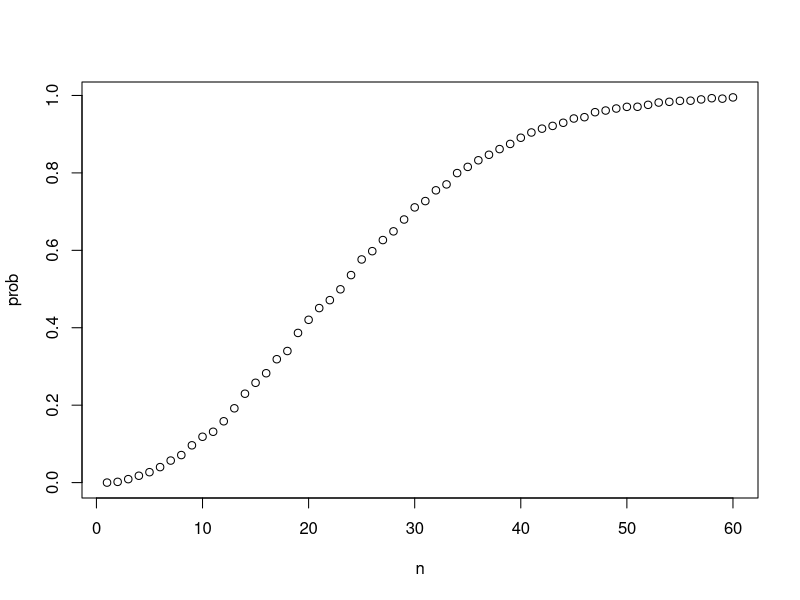
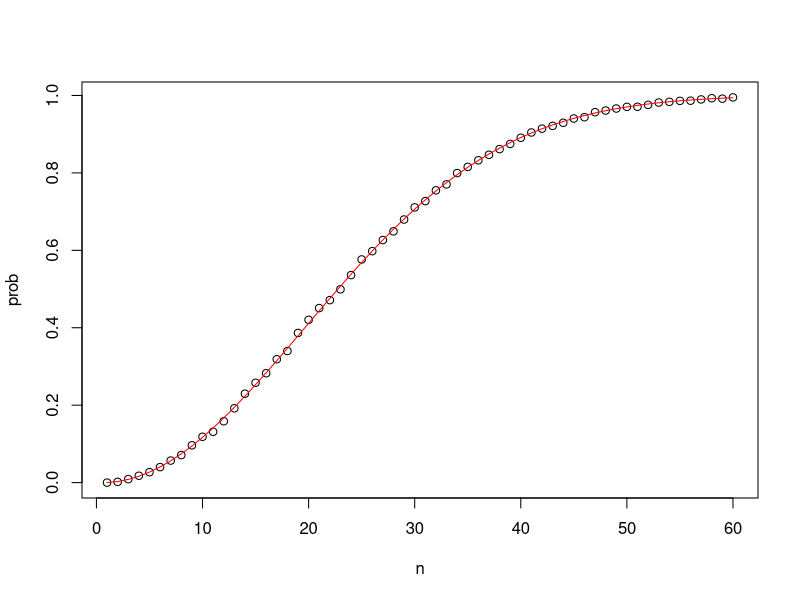
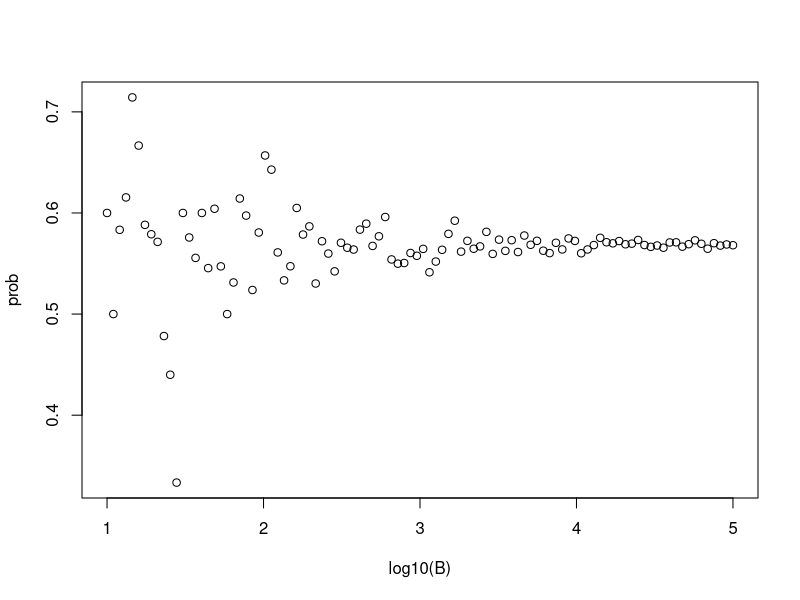

Here is the R script that generated these plots, in order:
## ---- chunk 1
beads <- rep(c("red", "blue"), times = c(2,3))
## ---- chunk 2
sample(beads, 1)
## ---- chunk 3
events <- replicate(10000, sample(beads, 1))
## ---- chunk 4
tab <- table(events)
tab
## ---- chunk 5
prop.table(tab)
## ---- chunk 6
set.seed(1986) 
## ---- chunk 7
sample(beads, 5)
sample(beads, 5)
## ---- chunk 8
events <- sample(beads, 10000, replace = TRUE)
prop.table(table(events))
## ---- chunk 9
suits <- c("Diamonds", "Clubs", "Hearts", "Spades")
numbers <- c("Ace", "Deuce", "Three", "Four", "Five", "Six", "Seven", 
             "Eight", "Nine", "Ten", "Jack", "Queen", "King")
deck <- expand.grid(number = numbers, suit = suits)
deck <- paste(deck$number, deck$suit)
## ---- chunk 10
mean(deck %in% paste("King", suits))
## ---- chunk 11
library(gtools)
permutations(3, 2)
## ---- chunk 12
all_phone_numbers <- permutations(10, 7, v = 0:9)
all_phone_numbers[sample(nrow(all_phone_numbers), 5),]
## ---- chunk 13
hands <- permutations(52, 2, v = deck)
## ---- chunk 14
first_card <- hands[,1]
second_card <- hands[,2]
## ---- chunk 15
kings <- paste("King", suits)
sum(first_card %in% kings)
## ---- chunk 16
sum(first_card %in% kings & second_card %in% kings)/sum(first_card %in% kings)
## ---- chunk 17
mean(first_card %in% kings & second_card %in% kings)/mean(first_card %in% kings)
## ---- chunk 18
combinations(3,2)
## ---- chunk 19
aces <- paste("Ace", suits)
facecard <- c("King", "Queen", "Jack", "Ten")
facecard <- expand.grid(number = facecard, suit = suits)
facecard <- paste(facecard$number, facecard$suit)
hands <- combinations(52, 2, v = deck)
mean(hands[,1] %in% aces & hands[,2] %in% facecard)
## ---- chunk 20
mean((hands[,1] %in% aces & hands[,2] %in% facecard) |
       (hands[,2] %in% aces & hands[,1] %in% facecard))
## ---- chunk 21
x <- sample(deck, 2)
## ---- chunk 22
(x[1] %in% aces & x[2] %in% facecard) | (x[2] %in% aces & x[1] %in% facecard)
## ---- chunk 23
blackjack <- function(){
   x <- sample(deck, 2)
  (x[1] %in% aces & x[2] %in% facecard) | (x[2] %in% aces & x[1] %in% facecard)
}
## ---- chunk 24
blackjack()
## ---- chunk 25
results <- replicate(10000, blackjack())
mean(results)
## ---- chunk 26
monty_hall <- function(strategy){
  doors <- as.character(1:3)
  prize <- sample(c("car", "goat", "goat"))
  prize_door <- doors[prize == "car"]
  my_pick  <- sample(doors, 1)
  show <- sample(doors[!doors %in% c(my_pick, prize_door)],1)
  stick <- my_pick
  stick == prize_door
  switch <- doors[!doors %in% c(my_pick, show)]
  choice <- ifelse(strategy == "stick", stick, switch)
  choice == prize_door
}
B <- 10000
stick <- replicate(B, monty_hall("stick"))
mean(stick)
switch <- replicate(B, monty_hall("switch"))
mean(switch)
## ---- chunk 27
set.seed(1)
## ---- chunk 28
n <- 50
bdays <- sample(1:365, n, replace = TRUE)
## ---- chunk 29
any(duplicated(bdays))
## ---- chunk 30
same_birthday <- function(n){
  bdays <- sample(1:365, n, replace = TRUE)
  any(duplicated(bdays))
}
results <- replicate(10000, same_birthday(50))
mean(results)
## ---- chunk 31
compute_prob <- function(n, B = 10000){
  results <- replicate(B, same_birthday(n))
  mean(results)
}
## ---- chunk 32
n <- seq(1,60)
prob <- sapply(n, compute_prob)
## ---- chunk 33
prob <- sapply(n, compute_prob)
plot(n, prob)
## ---- chunk 34
exact_prob <- function(n){
  prob_unique <- seq(365, 365 - n + 1)/365 
  1 - prod( prob_unique)
}
eprob <- sapply(n, exact_prob)
plot(n, prob)
lines(n, eprob, col = "red")
## ---- chunk 35
B <- 10^seq(1, 5, len = 100)
compute_prob <- function(B, n = 25){
  same_day <- replicate(B, same_birthday(n))
  mean(same_day)
}
prob <- sapply(B, compute_prob)
plot(log10(B), prob)
